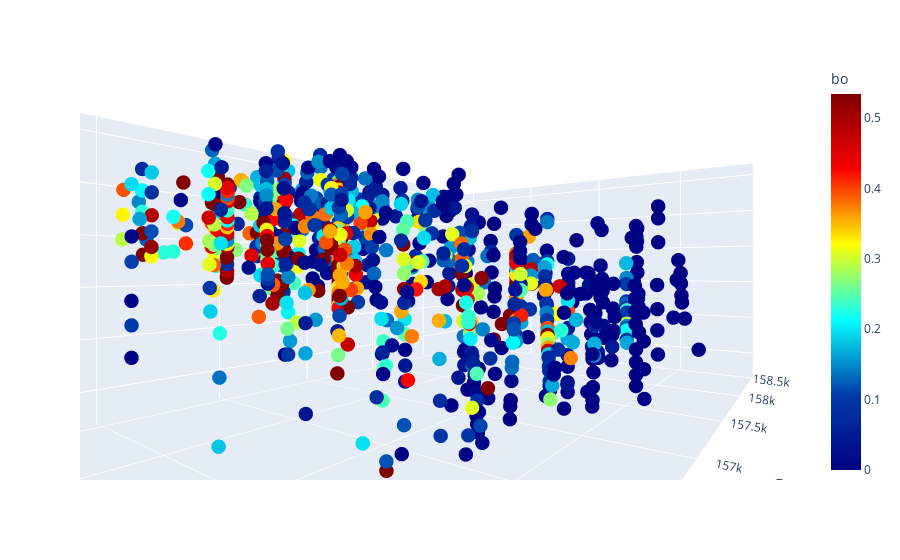
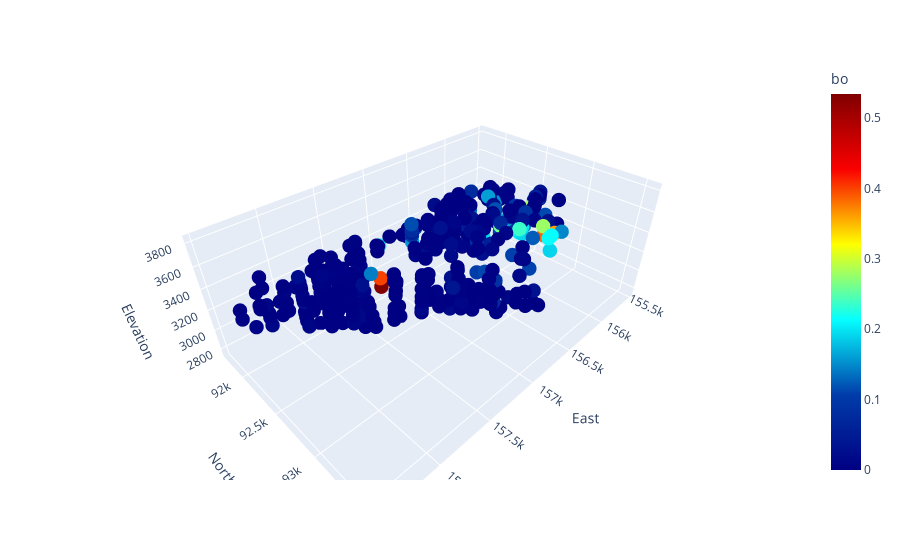

These figures' notebook cell, in order:
### Markdown cell above
# Visualización por categoría: Alteración

### Code cell
DH_filtered = DH[(DH['alte'] == 'BTK') | (DH['alte'] == 'POT')]
fig = px.scatter_3d(DH_filtered, x='East', y='North', z='Elevation', color='bo', color_continuous_scale=px.colors.sequential.Jet, range_color=[0.0, DH['bo'].quantile(0.95)])
fig.update_traces(marker=dict(size=5.0))
fig.show()

DH_filtered = DH[(DH['alte'] == 'SCL')]
fig = px.scatter_3d(DH_filtered, x='East', y='North', z='Elevation', color='bo', color_continuous_scale=px.colors.sequential.Jet, range_color=[0.0, DH['bo'].quantile(0.95)])
fig.update_traces(marker=dict(size=5.0))
fig.show()

### Figure 1 — Plotly figure (JSON) as saved in the notebook; plotly's stock layout.template omitted (floating-point values rounded to 4 significant figures; data arrays with more than 128 entries replaced by an {"elided": "..."} marker saying what was removed)
{"data": [{"hovertemplate": "East=%{x}<br>North=%{y}<br>Elevation=%{z}<br>bo=%{marker.color}<extra></extra>", "legendgroup": "", "marker": {"color": {"elided": "849 float values"}, "coloraxis": "coloraxis", "size": 5, "symbol": "circle"}, "mode": "markers", "name": "", "scene": "scene", "showlegend": false, "type": "scatter3d", "x": {"elided": "849 float values"}, "y": {"elided": "849 float values"}, "z": {"elided": "849 float values"}}], "layout": {"autosize": true, "coloraxis": {"cmax": 0.5339, "cmin": 0, "colorbar": {"title": {"text": "bo"}}, "colorscale": [[0, "rgb(0,0,131)"], [0.2, "rgb(0,60,170)"], [0.4, "rgb(5,255,255)"], [0.6, "rgb(255,255,0)"], [0.8, "rgb(250,0,0)"], [1, "rgb(128,0,0)"]]}, "legend": {"tracegroupgap": 0}, "margin": {"t": 60}, "scene": {"aspectmode": "auto", "aspectratio": {"x": 1.641, "y": 0.9934, "z": 0.6133}, "camera": {"center": {"x": 0, "y": 0, "z": 0}, "eye": {"x": -0.8795, "y": -0.6644, "z": 0.0006834}, "projection": {"type": "perspective"}, "up": {"x": 0, "y": 0, "z": 1}}, "domain": {"x": [0, 1], "y": [0, 1]}, "xaxis": {"title": {"text": "East"}, "type": "linear"}, "yaxis": {"title": {"text": "North"}, "type": "linear"}, "zaxis": {"title": {"text": "Elevation"}, "type": "linear"}}}}

### Figure 2 — Plotly figure (JSON) as saved in the notebook; plotly's stock layout.template omitted (floating-point values rounded to 4 significant figures; data arrays with more than 128 entries replaced by an {"elided": "..."} marker saying what was removed)
{"data": [{"hovertemplate": "East=%{x}<br>North=%{y}<br>Elevation=%{z}<br>bo=%{marker.color}<extra></extra>", "legendgroup": "", "marker": {"color": {"elided": "370 float values"}, "coloraxis": "coloraxis", "size": 5, "symbol": "circle"}, "mode": "markers", "name": "", "scene": "scene", "showlegend": false, "type": "scatter3d", "x": {"elided": "370 float values"}, "y": {"elided": "370 float values"}, "z": {"elided": "370 float values"}}], "layout": {"autosize": true, "coloraxis": {"cmax": 0.5339, "cmin": 0, "colorbar": {"title": {"text": "bo"}}, "colorscale": [[0, "rgb(0,0,131)"], [0.2, "rgb(0,60,170)"], [0.4, "rgb(5,255,255)"], [0.6, "rgb(255,255,0)"], [0.8, "rgb(250,0,0)"], [1, "rgb(128,0,0)"]]}, "legend": {"tracegroupgap": 0}, "margin": {"t": 60}, "scene": {"aspectmode": "auto", "aspectratio": {"x": 1.625, "y": 1.022, "z": 0.6022}, "domain": {"x": [0, 1], "y": [0, 1]}, "xaxis": {"title": {"text": "East"}, "type": "linear"}, "yaxis": {"title": {"text": "North"}, "type": "linear"}, "zaxis": {"title": {"text": "Elevation"}, "type": "linear"}}}}
